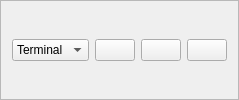
                 <widget class="QFrame" name="frame_5">
                  <property name="frameShape">
                   <enum>QFrame::StyledPanel</enum>
                  </property>
                  <property name="frameShadow">
                   <enum>QFrame::Raised</enum>
                  </property>
                  <layout class="QHBoxLayout" name="horizontalLayout_5">
                   <item alignment="Qt::AlignRight">
                    <widget class="QComboBox" name="comboBox">
                     <property name="styleSheet">
                      <string notr="true">#comboBox::on {
	border: 1px solid #baacfd;
	border-radius: 4px;
}

#comboBox QListView {
	background-color: #2D2E2E;
	
}
#comboBox QListView:item:hover {
	background-color: #494454;
	border-radius: 4px;
	
}
</string>
                     </property>
                     <item>
                      <property name="text">
                       <string>Terminal</string>
                      </property>
                      <property name="icon">
                       <iconset resource="QSS/QSS_Resources.qrc">
                        <normaloff>:/icons/Icons/terminal.png</normaloff>:/icons/Icons/terminal.png</iconset>
                      </property>
                     </item>
                     <item>
                      <property name="text">
                       <string>Output</string>
                      </property>
                      <property name="icon">
                       <iconset resource="QSS/QSS_Resources.qrc">
                        <normaloff>:/icons/Icons/corner-up-right.png</normaloff>:/icons/Icons/corner-up-right.png</iconset>
                      </property>
                     </item>
                     <item>
                      <property name="text">
                       <string>Debug</string>
                      </property>
                      <property name="icon">
                       <iconset resource="QSS/QSS_Resources.qrc">
                        <normaloff>:/icons/Icons/life-buoy.png</normaloff>:/icons/Icons/life-buoy.png</iconset>
                      </property>
                     </item>
                    </widget>
                   </item>
                   <item alignment="Qt::AlignRight">
                    <widget class="QPushButton" name="pushButton_3">
                     <property name="toolTip">
                      <string>Performance monitor</string>
                     </property>
                     <property name="text">
                      <string/>
                     </property>
                     <property name="icon">
                      <iconset resource="QSS/QSS_Resources.qrc">
                       <normaloff>:/icons/Icons/activity.png</normaloff>:/icons/Icons/activity.png</iconset>
                     </property>
                     <property name="iconSize">
                      <size>
                       <width>24</width>
                       <height>24</height>
                      </size>
                     </property>
                    </widget>
                   </item>
                   <item alignment="Qt::AlignRight">
                    <widget class="QPushButton" name="pushButton_4">
                     <property name="toolTip">
                      <string>Close</string>
                     </property>
                     <property name="text">
                      <string/>
                     </property>
                     <property name="icon">
                      <iconset resource="QSS/QSS_Resources.qrc">
                       <normaloff>:/icons/Icons/window_close.png</normaloff>:/icons/Icons/window_close.png</iconset>
                     </property>
                    </widget>
                   </item>
                   <item alignment="Qt::AlignRight">
                    <widget class="QPushButton" name="pushButton_5">
                     <property name="toolTip">
                      <string>Minimize</string>
                     </property>
                     <property name="text">
                      <string/>
                     </property>
                     <property name="icon">
                      <iconset resource="QSS/QSS_Resources.qrc">
                       <normaloff>:/icons/Icons/chevron-right.png</normaloff>:/icons/Icons/chevron-right.png</iconset>
                     </property>
                     <property name="iconSize">
                      <size>
                       <width>24</width>
                       <height>24</height>
                      </size>
                     </property>
                    </widget>
                   </item>
                  </layout>
                 </widget>
